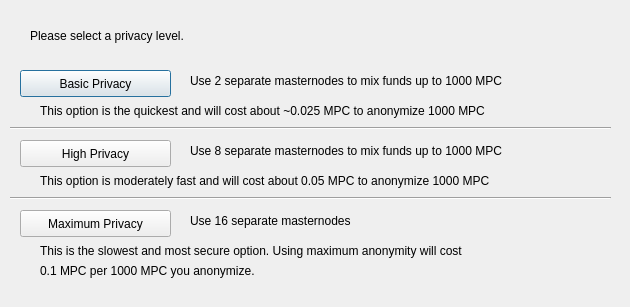
<?xml version="1.0" encoding="UTF-8"?>
<ui version="4.0">
 <class>DarksendConfig</class>
 <widget class="QDialog" name="DarksendConfig">
  <property name="geometry">
   <rect>
    <x>0</x>
    <y>0</y>
    <width>630</width>
    <height>307</height>
   </rect>
  </property>
  <property name="windowTitle">
   <string>Configure PrivateSend</string>
  </property>
  <widget class="QPushButton" name="buttonBasic">
   <property name="geometry">
    <rect>
     <x>20</x>
     <y>70</y>
     <width>151</width>
     <height>27</height>
    </rect>
   </property>
   <property name="text">
    <string>Basic Privacy</string>
   </property>
  </widget>
  <widget class="QPushButton" name="buttonHigh">
   <property name="geometry">
    <rect>
     <x>20</x>
     <y>140</y>
     <width>151</width>
     <height>27</height>
    </rect>
   </property>
   <property name="text">
    <string>High Privacy</string>
   </property>
  </widget>
  <widget class="QPushButton" name="buttonMax">
   <property name="geometry">
    <rect>
     <x>20</x>
     <y>210</y>
     <width>151</width>
     <height>27</height>
    </rect>
   </property>
   <property name="text">
    <string>Maximum Privacy</string>
   </property>
  </widget>
  <widget class="QLabel" name="label">
   <property name="geometry">
    <rect>
     <x>30</x>
     <y>20</y>
     <width>571</width>
     <height>31</height>
    </rect>
   </property>
   <property name="text">
    <string>Please select a privacy level.</string>
   </property>
  </widget>
  <widget class="QLabel" name="label_2">
   <property name="geometry">
    <rect>
     <x>190</x>
     <y>70</y>
     <width>421</width>
     <height>21</height>
    </rect>
   </property>
   <property name="text">
    <string>Use 2 separate masternodes to mix funds up to 1000 MPC</string>
   </property>
  </widget>
  <widget class="QLabel" name="label_3">
   <property name="geometry">
    <rect>
     <x>190</x>
     <y>140</y>
     <width>411</width>
     <height>21</height>
    </rect>
   </property>
   <property name="text">
    <string>Use 8 separate masternodes to mix funds up to 1000 MPC</string>
   </property>
  </widget>
  <widget class="QLabel" name="label_4">
   <property name="geometry">
    <rect>
     <x>190</x>
     <y>210</y>
     <width>421</width>
     <height>21</height>
    </rect>
   </property>
   <property name="text">
    <string>Use 16 separate masternodes</string>
   </property>
  </widget>
  <widget class="QLabel" name="label_6">
   <property name="geometry">
    <rect>
     <x>40</x>
     <y>100</y>
     <width>561</width>
     <height>21</height>
    </rect>
   </property>
   <property name="text">
    <string>This option is the quickest and will cost about ~0.025 MPC to anonymize 1000 MPC</string>
   </property>
  </widget>
  <widget class="QLabel" name="label_7">
   <property name="geometry">
    <rect>
     <x>40</x>
     <y>170</y>
     <width>561</width>
     <height>21</height>
    </rect>
   </property>
   <property name="text">
    <string>This option is moderately fast and will cost about 0.05 MPC to anonymize 1000 MPC</string>
   </property>
  </widget>
  <widget class="QLabel" name="label_8">
   <property name="geometry">
    <rect>
     <x>40</x>
     <y>240</y>
     <width>561</width>
     <height>21</height>
    </rect>
   </property>
   <property name="text">
    <string>This is the slowest and most secure option. Using maximum anonymity will cost</string>
   </property>
  </widget>
  <widget class="QLabel" name="label_9">
   <property name="geometry">
    <rect>
     <x>40</x>
     <y>260</y>
     <width>561</width>
     <height>21</height>
    </rect>
   </property>
   <property name="text">
    <string>0.1 MPC per 1000 MPC you anonymize.</string>
   </property>
  </widget>
  <widget class="Line" name="line">
   <property name="geometry">
    <rect>
     <x>10</x>
     <y>120</y>
     <width>601</width>
     <height>16</height>
    </rect>
   </property>
   <property name="orientation">
    <enum>Qt::Horizontal</enum>
   </property>
  </widget>
  <widget class="Line" name="line_2">
   <property name="geometry">
    <rect>
     <x>10</x>
     <y>190</y>
     <width>601</width>
     <height>16</height>
    </rect>
   </property>
   <property name="orientation">
    <enum>Qt::Horizontal</enum>
   </property>
  </widget>
 </widget>
 <resources/>
 <connections/>
</ui>
